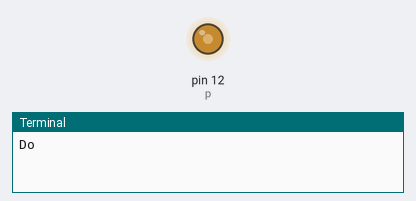
Bench run of a program on a simulated Raspberry Pi (header pin numbers). Shown: output pins drawn as LEDs (lit = HIGH), the last lines printed to the terminal. At 3.0 s the program stops and its outputs stay as they are.

Above: at 0.1 s.
At 3.1 s:
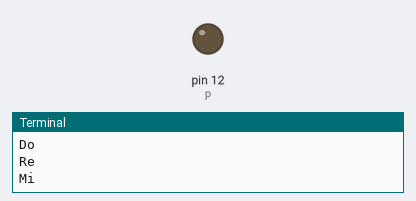
Timing chart, 0 to 4.5 s (numbered marks = the images above):
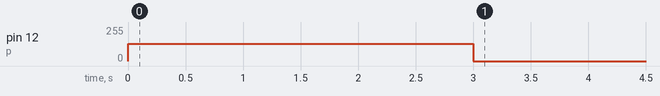

The program:

buzzer_example.py
```python
import time
import RPi.GPIO as GPIO


def doReMi():
    GPIO.setmode(GPIO.BOARD)
    GPIO.setup(12, GPIO.OUT)
    p = GPIO.PWM(12, 50)
    p.start(50)

    print("Do")
    p.ChangeFrequency(523)
    time.sleep(1)

    print("Re")
    p.ChangeFrequency(587)
    time.sleep(1)

    print("Mi")
    p.ChangeFrequency(659)
    time.sleep(1)

    p.stop()
    GPIO.cleanup()

doReMi()
 
```

Measured:
- by itself, pin 12 (p): 0/255 → 128/255 at 0.00 s, → 0/255 3.0 s later
